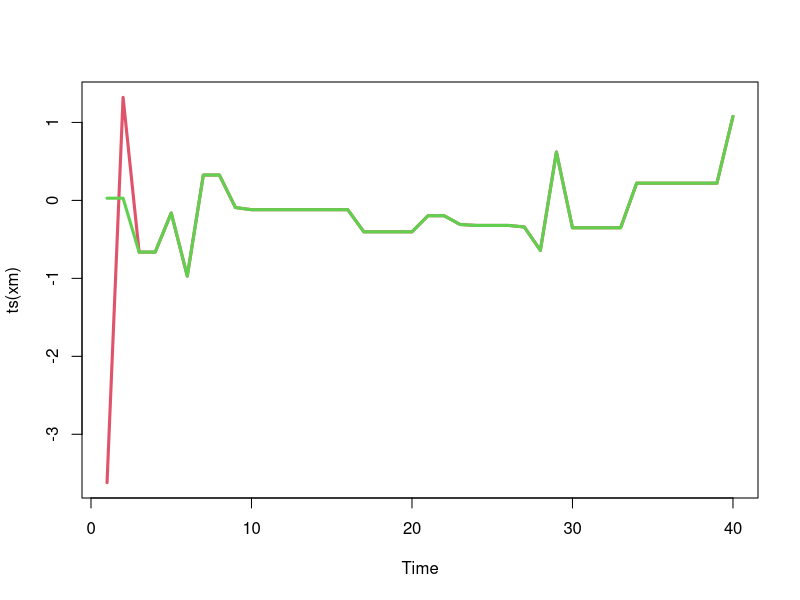
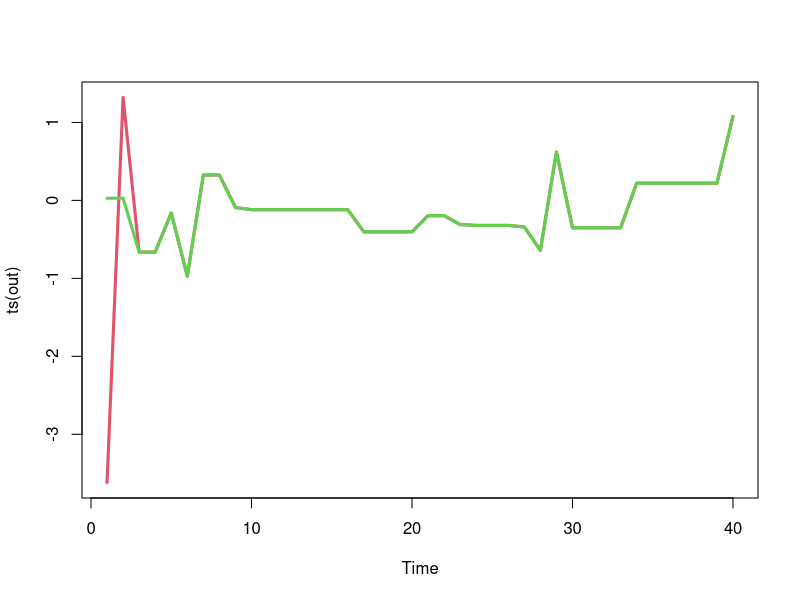
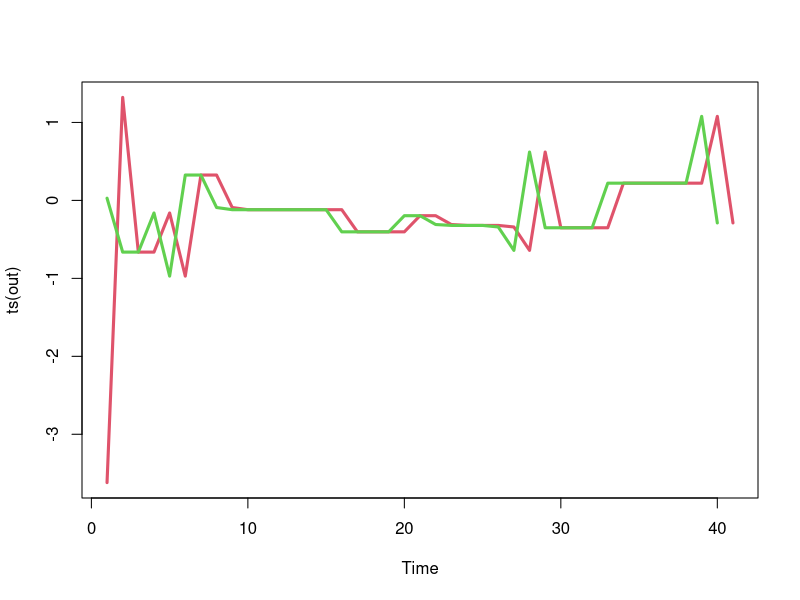
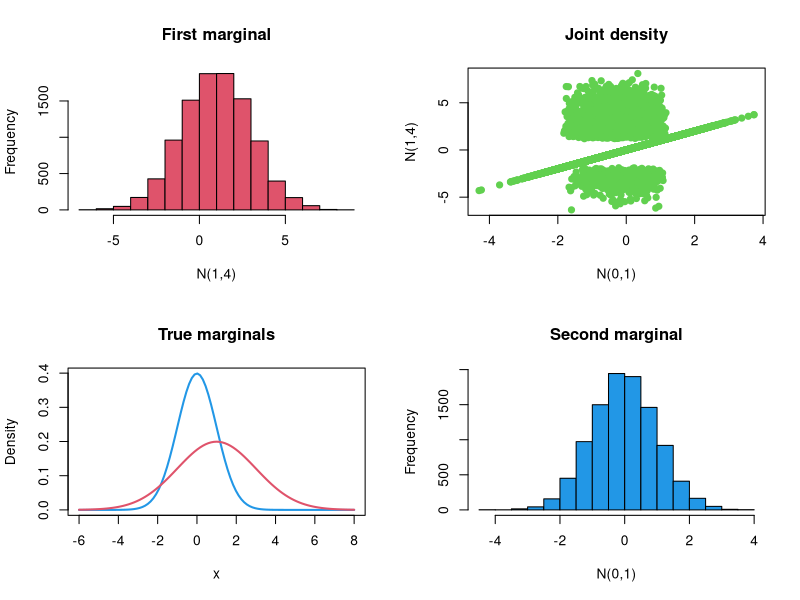
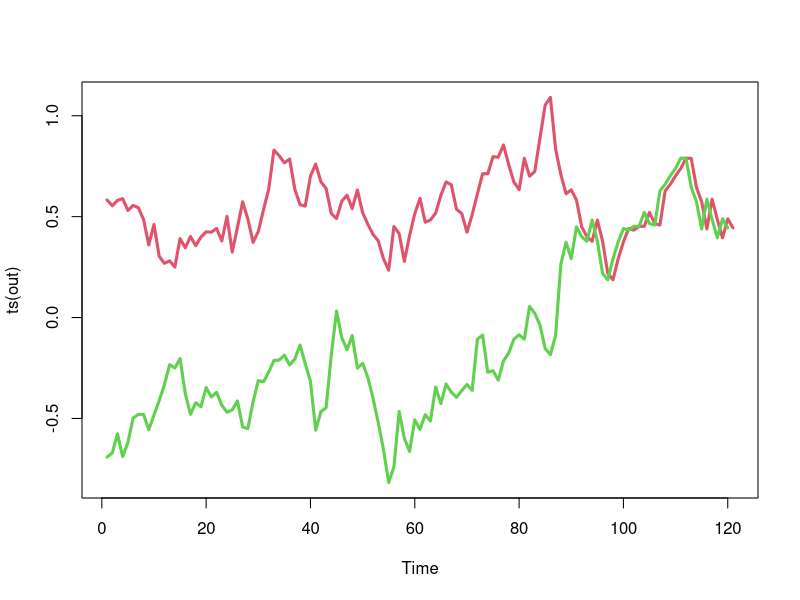
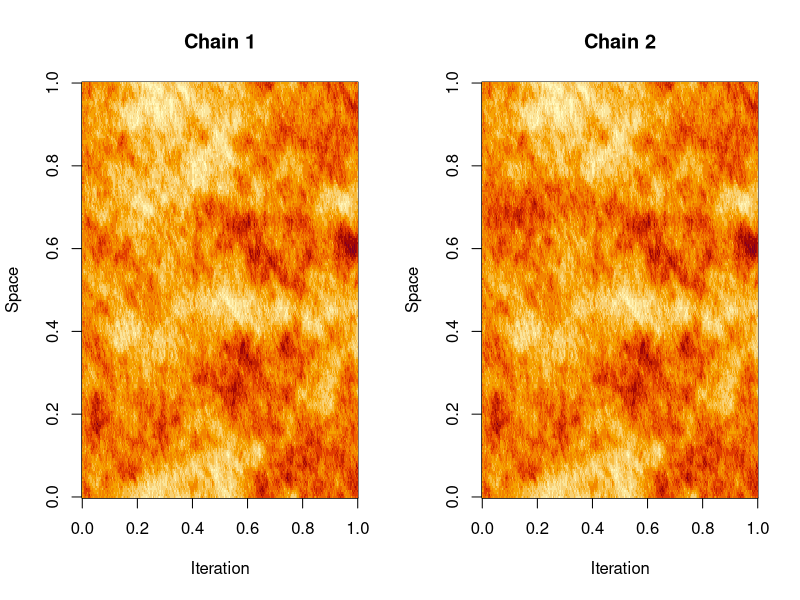
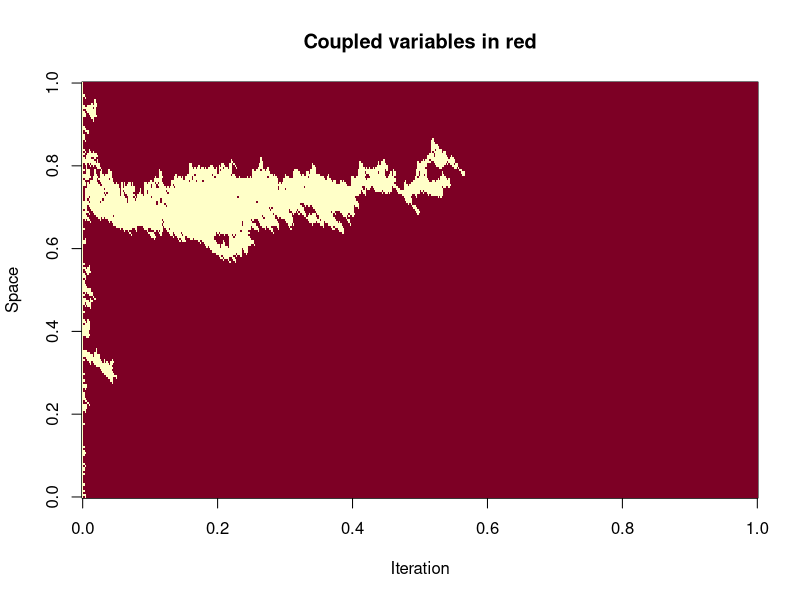
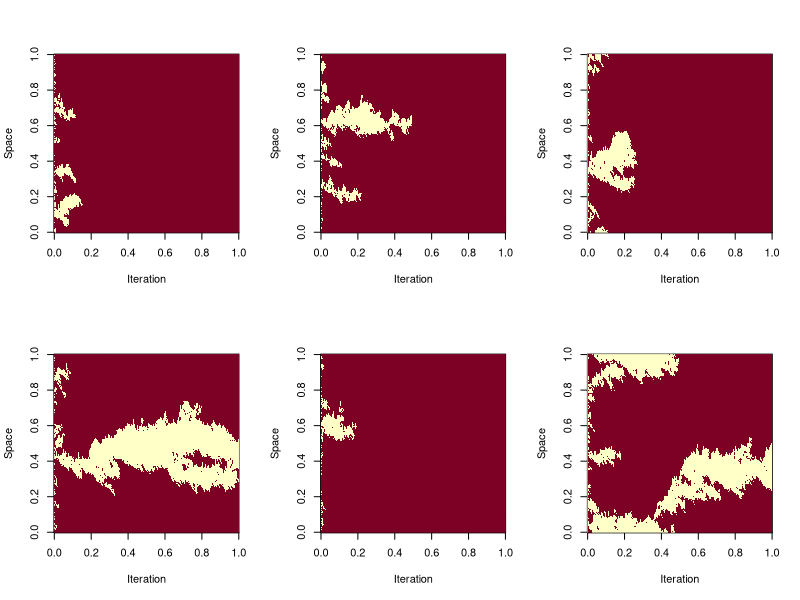

R code for these plots, in order:
## ---- chunk 1
set.seed(4)
n = 40
xm = matrix(0, nrow=n, ncol=2)
x = rcauchy(2)
xm[1, ] = x
for (i in 2:n) {
  xs = rcauchy(1)
  u = runif(1)
  a = dnorm(xs, 0, 0.5)*dcauchy(x) / (
        dnorm(x, 0, 0.5)*dcauchy(xs) )
  x[u < a] = xs
  xm[i, ] = x
  }
## ---- chunk 2
plot(ts(xm), plot.type="single", col=c(2,3), lwd=3)
## ---- chunk 3
cmis = function(n, rpi0, dpi, rq, dq) {
    xm = matrix(0, nrow=n, ncol=2)
    x = c(rpi0(), rpi0())
    xm[1, ] = x
    for (i in 2:n) {
        xs = rq()
        u = runif(1)
        a = dpi(xs)*dq(x)/(dpi(x)*dq(xs))
        x[u < a] = xs
        xm[i, ] = x
    }
    xm
}
## ---- chunk 4
set.seed(4)
out = cmis(
    40,
    function() rcauchy(1),
    function(x) dnorm(x,0,0.5),
    function() rcauchy(1),
    function(x) dcauchy(x)
	)
## ---- chunk 5
plot(ts(out), plot.type="single", col=c(2,3), lwd=3)
## ---- chunk 6
cmis1 = function(n, rpi0, dpi, rq, dq) {
    xm = matrix(NA, nrow=n+1, ncol=2)
    x = c(rpi0(), rpi0()); xm[1, ] = x
    xs = rq(); u = runif(1)
    a = dpi(xs)*dq(x[1])/(dpi(x[1])*dq(xs))
    if (u < a) x[1] = xs
    xm[2,1] = x[1]
    for (i in 2:n) {
        xs = rq(); u = runif(1)
        a = dpi(xs)*dq(x)/(dpi(x)*dq(xs))
        x[u < a] = xs
        xm[i+1, 1] = x[1]; xm[i, 2] = x[2]
    }
    xm
}
## ---- chunk 7
set.seed(4)
out = cmis1(
    40,
    function() rcauchy(1),
    function(x) dnorm(x,0,0.5),
    function() rcauchy(1),
    function(x) dcauchy(x)
)
## ---- chunk 8
plot(ts(out), plot.type="single", col=c(2,3), lwd=3)
## ---- chunk 9
rcouple = function(rp, dp, rq, dq) {
    x = rp()
    w = runif(1,0,dp(x))
    if (w < dq(x))
        return(c(x,x))
    else repeat {
        ys = rq()
        ws = runif(1,0,dq(ys))
        if (ws > dp(ys))
            return(c(x,ys))
        }
    }
## ---- chunk 10
coupled = function()
    rcouple(
        function() rnorm(1,0,1),
        function(x) dnorm(x,0,1),
        function() rnorm(1,1,2),
        function(x) dnorm(x,1,2)
        )
		
set.seed(1)
xm = t(sapply(1:10000, function(x) coupled()))
## ---- chunk 11
doPlot = function(xm) {
    op = par(mfrow=c(2,2))
    hist(xm[,2], 20, xlab="N(1,4)", col=2,
		main="First marginal")
    plot(xm, pch=19, col=3, xlab="N(0,1)",
		ylab="N(1,4)", main="Joint density")
    curve(dnorm(x,0,1), -6, 8, col=4, lwd=2,
		ylab="Density", main="True marginals")
	curve(dnorm(x,1,2), col=2, lwd=2, add=TRUE)
    hist(xm[,1], 20, xlab="N(0,1)", col=4,
		main="Second marginal")
    par(op)
}

doPlot(xm)
## ---- chunk 12
cmh1 = function(n, rpi0, dpi, rq, dq) {
    xm = matrix(NA, nrow=n+1, ncol=2)
    x = c(rpi0(), rpi0()); xm[1, ] = x
    xs = rq(x[1]); u = runif(1)
    a = dpi(xs)*dq(xs,x[1])/(dpi(x[1])*dq(x[1],xs))
    if (u < a) x[1] = xs
    xm[2,1] = x[1]
    for (i in 2:n) {
		xs = rcouple(
          function() rq(x[1]), function(xp) dq(x[1],xp),
          function() rq(x[2]), function(xp) dq(x[2],xp) )
        u = runif(1)
        a = dpi(xs)*dq(xs,x)/(dpi(x)*dq(x,xs))
        x[u < a] = xs[u < a]
        xm[i+1, 1] = x[1]; xm[i, 2] = x[2] }
    xm
}
## ---- chunk 13
set.seed(3)

out = cmh1(
    120,
    function() rcauchy(1),
    function(x) dnorm(x,0,1),
    function(x) rnorm(1,x,0.1),
    function(x,xs) dnorm(xs,x,0.1)
)
## ---- chunk 14
plot(ts(out), plot.type="single", col=c(2,3), lwd=3)
## ---- chunk 15
car1 = function(n = 500, N = 200, a = 0.99) {
    arr = array(dim = c(n,N,2))
    x = matrix(rnorm(2*N, 2*sqrt(1/(1-a*a))), ncol=2)
    arr[1, , ] = x
    w = a/(1+a*a)
    csd = sqrt(1/(1+a*a))
    for (i in 2:n) {
        arr[i,1,] = rcouple(
            function() rnorm(1, w*(arr[i-1,N,1]+arr[i-1,2,1]), csd),
            function(xp) dnorm(xp, w*(arr[i-1,N,1]+arr[i-1,2,1]), csd),
            function() rnorm(1, w*(arr[i-1,N,2]+arr[i-1,2,2]), csd),
            function(xp) dnorm(xp, w*(arr[i-1,N,2]+arr[i-1,2,2]), csd)
        )
        for (j in 2:(N-1)) {
            arr[i,j,] = rcouple(
                function() rnorm(1, w*(arr[i,j-1,1]+arr[i-1,j+1,1]), csd),
                function(xp) dnorm(xp, w*(arr[i,j-1,1]+arr[i-1,j+1,1]), csd),
                function() rnorm(1, w*(arr[i,j-1,2]+arr[i-1,j+1,2]), csd),
                function(xp) dnorm(xp, w*(arr[i,j-1,2]+arr[i-1,j+1,2]), csd)
            )
        }
        arr[i,N,] = rcouple(
            function() rnorm(1, w*(arr[i,N-1,1]+arr[i,1,1]), csd),
            function(xp) dnorm(xp, w*(arr[i,N-1,1]+arr[i,1,1]), csd),
            function() rnorm(1, w*(arr[i,N-1,2]+arr[i,1,2]), csd),
            function(xp) dnorm(xp, w*(arr[i,N-1,2]+arr[i,1,2]), csd)
        )
    }
    arr
}
    
set.seed(3)
arr = car1()
op = par(mfrow=c(1,2))
image(arr[,,1], main="Chain 1", xlab="Iteration", ylab="Space")
image(arr[,,2], main="Chain 2", xlab="Iteration", ylab="Space")
par(op)
## ---- chunk 16
image(1*((arr[,,1]-arr[,,2]) == 0.0), ylab="Space",
      main="Coupled variables in red", xlab="Iteration")
## ---- chunk 17
op = par(mfrow=c(2,3))
for (i in 1:6) {
    arr = car1()
    image(1*((arr[,,1]-arr[,,2]) == 0.0), ylab="Space",
          xlab="Iteration")
}
par(op)
